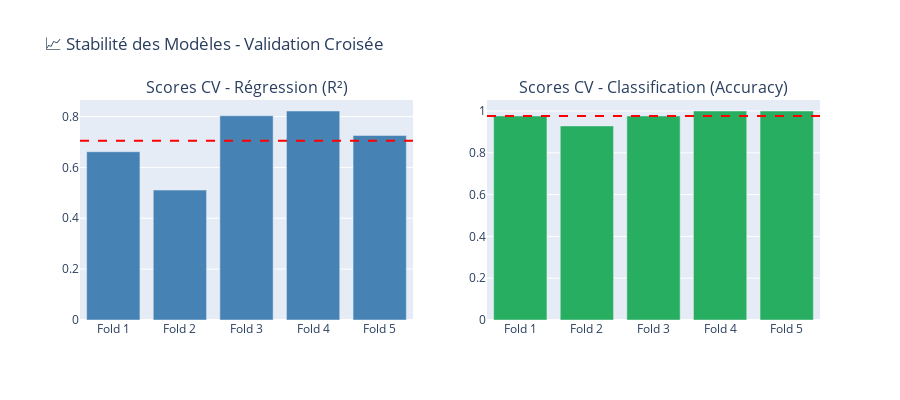

The cell this chart's notebook holds for it:
### Markdown cell above
## 5. 📈 Validation croisée et stabilité du modèle

### Code cell
# 5.1 Validation croisée sur l'ensemble des données
from sklearn.model_selection import cross_val_score, KFold

# Préparer toutes les données
X_all = df_eval[feature_cols].values
y_all_reg = df_eval['substitution_score_normalized'].values
y_all_clf = df_eval['opportunity_class'].values
X_all_scaled = scaler.fit_transform(X_all)

# Cross-validation pour la régression
cv = KFold(n_splits=5, shuffle=True, random_state=42)
cv_scores_reg = cross_val_score(model_reg, X_all_scaled, y_all_reg, cv=cv, scoring='r2')
cv_scores_rmse = cross_val_score(model_reg, X_all_scaled, y_all_reg, cv=cv, 
                                  scoring='neg_root_mean_squared_error')

print("📈 VALIDATION CROISÉE (5-Fold)")
print("="*60)
print(f"\n🔹 Modèle de Régression:")
print(f"   R² scores: {cv_scores_reg}")
print(f"   R² moyen: {cv_scores_reg.mean():.4f} (+/- {cv_scores_reg.std()*2:.4f})")
print(f"   RMSE moyen: {-cv_scores_rmse.mean():.4f} (+/- {cv_scores_rmse.std()*2:.4f})")

# Cross-validation pour la classification
cv_scores_clf = cross_val_score(model_clf, X_all_scaled, y_all_clf, cv=cv, scoring='accuracy')
cv_scores_f1 = cross_val_score(model_clf, X_all_scaled, y_all_clf, cv=cv, scoring='f1_macro')

print(f"\n🔹 Modèle de Classification:")
print(f"   Accuracy scores: {cv_scores_clf}")
print(f"   Accuracy moyenne: {cv_scores_clf.mean():.4f} (+/- {cv_scores_clf.std()*2:.4f})")
print(f"   F1-macro moyen: {cv_scores_f1.mean():.4f} (+/- {cv_scores_f1.std()*2:.4f})")

# Visualisation
fig = make_subplots(rows=1, cols=2,
                    subplot_titles=('Scores CV - Régression (R²)', 
                                   'Scores CV - Classification (Accuracy)'))

fig.add_trace(
    go.Bar(x=[f'Fold {i+1}' for i in range(5)], y=cv_scores_reg,
           marker_color='steelblue'),
    row=1, col=1
)
fig.add_hline(y=cv_scores_reg.mean(), line_dash="dash", line_color="red", row=1, col=1)

fig.add_trace(
    go.Bar(x=[f'Fold {i+1}' for i in range(5)], y=cv_scores_clf,
           marker_color='#27ae60'),
    row=1, col=2
)
fig.add_hline(y=cv_scores_clf.mean(), line_dash="dash", line_color="red", row=1, col=2)

fig.update_layout(title_text="📈 Stabilité des Modèles - Validation Croisée", 
                  height=400, showlegend=False)
fig.show()

### Figure 1 — Plotly figure (JSON) as saved in the notebook; plotly's stock layout.template omitted (floating-point values rounded to 4 significant figures)
{"data": [{"marker": {"color": "steelblue"}, "type": "bar", "x": ["Fold 1", "Fold 2", "Fold 3", "Fold 4", "Fold 5"], "xaxis": "x", "y": [0.6617, 0.5108, 0.8031, 0.8218, 0.7257], "yaxis": "y"}, {"marker": {"color": "#27ae60"}, "type": "bar", "x": ["Fold 1", "Fold 2", "Fold 3", "Fold 4", "Fold 5"], "xaxis": "x2", "y": [0.9762, 0.9286, 0.9762, 1.0, 1.0], "yaxis": "y2"}], "layout": {"annotations": [{"font": {"size": 16}, "showarrow": false, "text": "Scores CV - Régression (R²)", "x": 0.225, "xanchor": "center", "xref": "paper", "y": 1, "yanchor": "bottom", "yref": "paper"}, {"font": {"size": 16}, "showarrow": false, "text": "Scores CV - Classification (Accuracy)", "x": 0.775, "xanchor": "center", "xref": "paper", "y": 1, "yanchor": "bottom", "yref": "paper"}], "height": 400, "shapes": [{"line": {"color": "red", "dash": "dash"}, "type": "line", "x0": 0, "x1": 1, "xref": "x domain", "y0": 0.7046, "y1": 0.7046, "yref": "y"}, {"line": {"color": "red", "dash": "dash"}, "type": "line", "x0": 0, "x1": 1, "xref": "x2 domain", "y0": 0.9762, "y1": 0.9762, "yref": "y2"}], "showlegend": false, "title": {"text": "📈 Stabilité des Modèles - Validation Croisée"}, "xaxis": {"anchor": "y", "domain": [0, 0.45]}, "xaxis2": {"anchor": "y2", "domain": [0.55, 1]}, "yaxis": {"anchor": "x", "domain": [0, 1]}, "yaxis2": {"anchor": "x2", "domain": [0, 1]}}}
